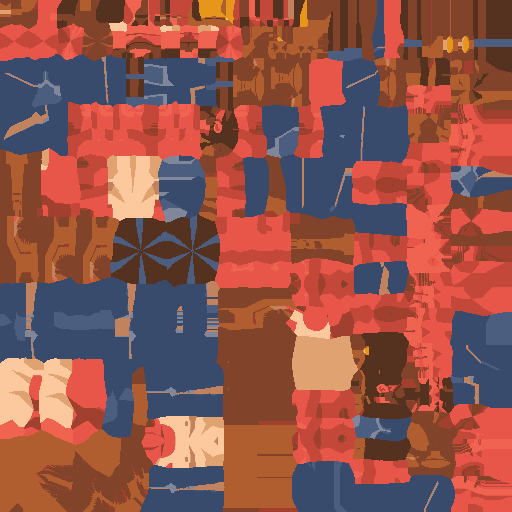
#> input picture art-source/characters/ignis/legends/dale_pagina_1024.png, 512 x 512 px, found by its file name; its folder holds 2 pictures in this run
$ python dale_outfit_crops.py ../characters/ignis/legends/dale_coronel_perfil.png ../characters/ignis/legends/dale_pagina_1024.png
#> lines starting #> are read from the running program, lines starting #| are printed output that depends on the picture; after the words box and inside, x2 and y2 are one past the last pixel; in counts of white or black regions, pixels touching at a corner belong together
#> in main, im is the input picture: shape (512, 512, 3); mean B, G, R 74.8, 83.8, 145.1
"""Crop an outfit turnaround of Dale into front / profile / back views at the base model's scale.

The outfit sheets are generated at roughly the same framing as the base turnaround, but not
exactly: each view is scaled so its body silhouette overlaps the base crop best (feet on the same
line, same axis), searched over 0.85-1.15. Writes dale_<outfit>_{frente,perfil,costas}.png next
to the base crops (same 660 x 1002 canvas, so legends_texture's projection works unchanged).

python dale_outfit_crops.py coronel concept-art/characters/dale/dale-coronel-turnaround-psx-v1.png
"""
import sys
from pathlib import Path

import cv2
import numpy as np

ROOT = Path(__file__).resolve().parents[2]
SRC = ROOT / 'art-source/characters/ignis/legends'
W, H = 660, 1002


def figures(im):
    bg = im[5, 5].astype(int)
#> bg = [41, 67, 129]
    m = (np.abs(im.astype(int) - bg).sum(2) > 40).astype(np.uint8)
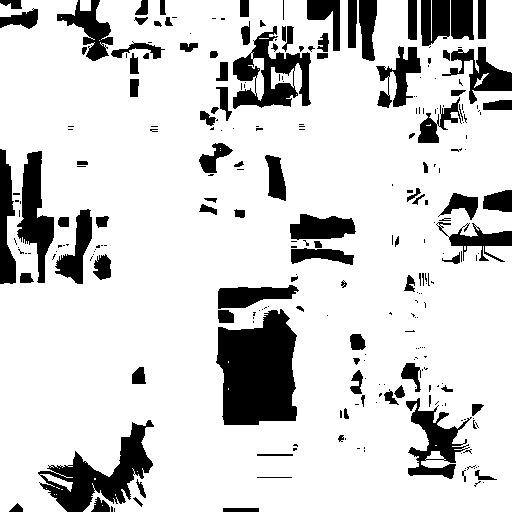
#> m: shape (512, 512); values 0 (black) and 1 (white), 82.8% white; 265 black regions (162 under 20 px), largest, box (x1, y1, x2, y2) and area: (216, 309, 297, 425) 7291, (38, 420, 154, 512) 3945, (233, 26, 311, 109) 2994
    # A drawn ground line joins the figures: drop rows that run across most of the sheet.
    m[m.mean(1) > 0.9] = 0
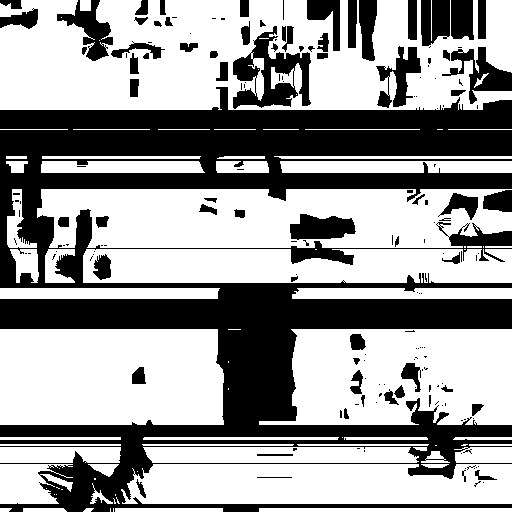
#> m: shape (512, 512); values 0 (black) and 1 (white), 60.8% white; 173 black regions (102 under 20 px), largest, box (x1, y1, x2, y2) and area: (0, 87, 512, 512) 82822, (233, 26, 311, 109) 2994, (442, 47, 512, 104) 1463
    m = cv2.morphologyEx(m, cv2.MORPH_CLOSE, np.ones((3, 3), np.uint8))
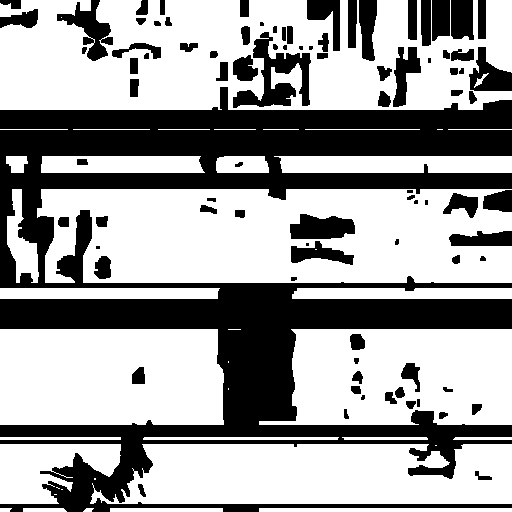
#> m: shape (512, 512); values 0 (black) and 1 (white), 62.4% white; 90 black regions (11 under 20 px), largest, box (x1, y1, x2, y2) and area: (0, 87, 512, 512) 78007, (233, 32, 311, 108) 2388, (57, 0, 113, 61) 1331
    n, comp, st, _ = cv2.connectedComponentsWithStats(m)
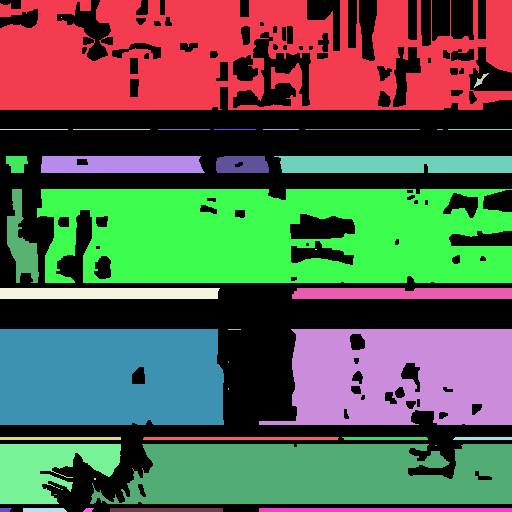
#> comp: shape (512, 512) int32; 42 distinct labels, from 0 to 41; one colour per label, 0 black
#> n = 42; st = 42 rows, first 6: [0, 0, 512, 512, 98642], [0, 0, 512, 110, 41426], [61, 17, 1, 1, 1], [474, 73, 15, 15, 62], [0, 129, 68, 1, 68], [73, 129, 77, 1, 77]
    keep = [i for i in range(1, n) if st[i, 4] > 2000]
#> keep = [1, 13, 15, 17, 19, 20, 21, 23, 30, 31]
    # Pieces of one figure (a foot cut off by the ground line) overlap it horizontally: merge them.
    groups = []
    for i in sorted(keep, key=lambda i: -st[i, 4]):
        x0, x1 = st[i, 0], st[i, 0] + st[i, 2]
        for g in groups:
            if x0 < g[2] and x1 > g[1] and st[i, 4] < 20000:
                g[0].append(i); break
        else:
            groups.append([[i], x0, x1, st[i, 4]])
#> this loop made 10 passes
#> (i, x0, x1) on passes 2 to 10: (17, 37, 512), (31, 90, 512), (21, 0, 224), (23, 259, 512), (30, 0, 121), (15, 274, 512), (13, 41, 205), (19, 0, 220), (20, 292, 512)
#> (x0, x1) on pass 1: (0, 512)
#> after the loop, groups = [[[1, 23, 30, 15, 13, 19, 20], 0, 512, 41426], [[17], 37, 512, 37603], [[31], 90, 512, 21534], [[21], 0, 224, 21007]]
    groups = sorted((g for g in groups if g[3] > 20000), key=lambda g: g[1])
#> groups = [[[1, 23, 30, 15, 13, 19, 20], 0, 512, 41426], [[21], 0, 224, 21007], [[17], 37, 512, 37603], [[31], 90, 512, 21534]]
    merged = np.zeros_like(comp)
    for k, g in enumerate(groups, start=1):
        merged[np.isin(comp, g[0])] = k
#> this loop made 4 passes
#> g on passes 1 to 4: [[1, 23, 30, 15, 13, 19, 20], 0, 512, 41426], [[21], 0, 224, 21007], [[17], 37, 512, 37603], [[31], 90, 512, 21534]
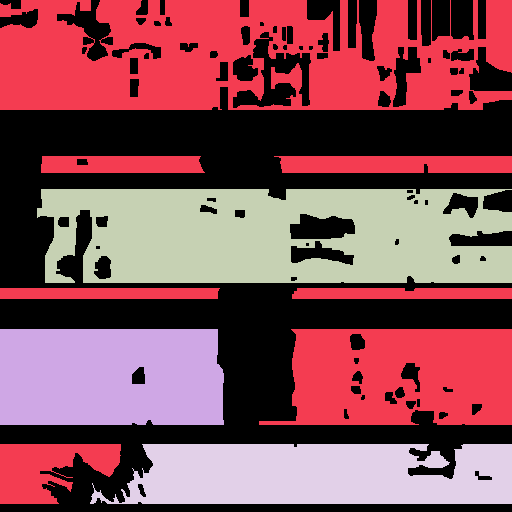
#> merged: shape (512, 512) int32; 5 distinct labels, from 0 to 4; one colour per label, 0 black
    return merged, list(range(1, len(groups) + 1)), st


def mask_of(img):
    bg = img[3, 3].astype(int)
    return (np.abs(img.astype(int) - bg).sum(2) > 40)


def place(im, comp, i, scale, axis_row_frac=0.6):
    """The figure i scaled about its feet, centred on its axis, on the W x H canvas."""
    mask = comp == i
    ys, xs = np.nonzero(mask)
    feet = ys.max()
    row = int(ys.min() + (feet - ys.min()) * axis_row_frac)
    r = np.nonzero(mask[row])[0]
    ax = (r.min() + r.max()) / 2
    bgc = np.median(im[0:10, 0:10].reshape(-1, 3), 0)
    src = np.where(mask[..., None], im, bgc).astype(np.uint8)
    # affine: (x, y) -> ((x - ax) * s + W/2, (y - feet) * s + H - 1)
    M = np.float32([[scale, 0, W / 2 - ax * scale], [0, scale, (H - 1) - feet * scale]])
    out = cv2.warpAffine(src, M, (W, H), flags=cv2.INTER_AREA, borderMode=cv2.BORDER_CONSTANT,
                         borderValue=tuple(int(c) for c in bgc))
    return out


def main(outfit, sheet):
    im = cv2.imread(str(ROOT / sheet))
    comp, big, st = figures(im)
#> big = [1, 2, 3, 4]
#> (the run stopped early here; a loop or call above may not have finished)
